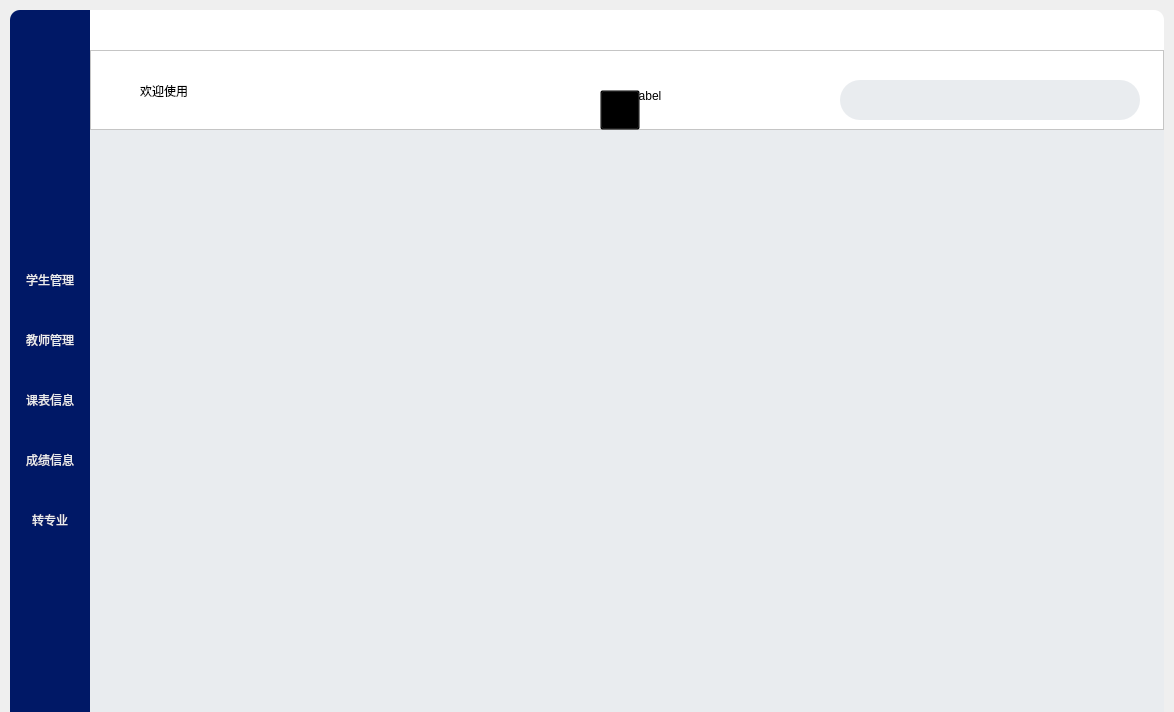
<?xml version="1.0" encoding="UTF-8"?>
<ui version="4.0">
 <class>Form</class>
 <widget class="QWidget" name="Form">
  <property name="geometry">
   <rect>
    <x>0</x>
    <y>0</y>
    <width>1174</width>
    <height>712</height>
   </rect>
  </property>
  <property name="sizePolicy">
   <sizepolicy hsizetype="Fixed" vsizetype="Fixed">
    <horstretch>0</horstretch>
    <verstretch>0</verstretch>
   </sizepolicy>
  </property>
  <property name="windowTitle">
   <string>Form</string>
  </property>
  <widget class="QFrame" name="leftFream">
   <property name="geometry">
    <rect>
     <x>10</x>
     <y>10</y>
     <width>80</width>
     <height>715</height>
    </rect>
   </property>
   <property name="sizePolicy">
    <sizepolicy hsizetype="Fixed" vsizetype="Fixed">
     <horstretch>0</horstretch>
     <verstretch>0</verstretch>
    </sizepolicy>
   </property>
   <property name="styleSheet">
    <string notr="true">background-color: rgb(0, 24, 102);
border-top-left-radius:10px;
border-bottom-left-radius:10px;</string>
   </property>
   <property name="frameShape">
    <enum>QFrame::StyledPanel</enum>
   </property>
   <property name="frameShadow">
    <enum>QFrame::Raised</enum>
   </property>
   <widget class="QLabel" name="headLable">
    <property name="geometry">
     <rect>
      <x>0</x>
      <y>40</y>
      <width>80</width>
      <height>80</height>
     </rect>
    </property>
    <property name="sizePolicy">
     <sizepolicy hsizetype="Fixed" vsizetype="Fixed">
      <horstretch>0</horstretch>
      <verstretch>0</verstretch>
     </sizepolicy>
    </property>
    <property name="text">
     <string/>
    </property>
   </widget>
   <widget class="QPushButton" name="leftButton1">
    <property name="geometry">
     <rect>
      <x>0</x>
      <y>240</y>
      <width>80</width>
      <height>60</height>
     </rect>
    </property>
    <property name="styleSheet">
     <string notr="true">color: rgb(233,236,239);
font: 12pt &quot;微软雅黑&quot;;
border-top-left-radius:0px;
border-bottom-left-radius:0px;</string>
    </property>
    <property name="text">
     <string>学生管理</string>
    </property>
   </widget>
   <widget class="QPushButton" name="leftButton2">
    <property name="geometry">
     <rect>
      <x>0</x>
      <y>300</y>
      <width>80</width>
      <height>60</height>
     </rect>
    </property>
    <property name="sizePolicy">
     <sizepolicy hsizetype="Fixed" vsizetype="Fixed">
      <horstretch>0</horstretch>
      <verstretch>0</verstretch>
     </sizepolicy>
    </property>
    <property name="styleSheet">
     <string notr="true">color: rgb(233,236,239);
font: 12pt &quot;微软雅黑&quot;;
border-top-left-radius:0px;
border-bottom-left-radius:0px;</string>
    </property>
    <property name="text">
     <string>教师管理</string>
    </property>
   </widget>
   <widget class="QPushButton" name="leftButton3">
    <property name="geometry">
     <rect>
      <x>0</x>
      <y>360</y>
      <width>80</width>
      <height>60</height>
     </rect>
    </property>
    <property name="sizePolicy">
     <sizepolicy hsizetype="Fixed" vsizetype="Fixed">
      <horstretch>0</horstretch>
      <verstretch>0</verstretch>
     </sizepolicy>
    </property>
    <property name="styleSheet">
     <string notr="true">color: rgb(233,236,239);
font: 12pt &quot;微软雅黑&quot;;
border-top-left-radius:0px;
border-bottom-left-radius:0px;</string>
    </property>
    <property name="text">
     <string>课表信息</string>
    </property>
   </widget>
   <widget class="QPushButton" name="leftButton1_2">
    <property name="geometry">
     <rect>
      <x>0</x>
      <y>420</y>
      <width>80</width>
      <height>60</height>
     </rect>
    </property>
    <property name="styleSheet">
     <string notr="true">color: rgb(233,236,239);
font: 12pt &quot;微软雅黑&quot;;
border-top-left-radius:0px;
border-bottom-left-radius:0px;</string>
    </property>
    <property name="text">
     <string>成绩信息</string>
    </property>
   </widget>
   <widget class="QPushButton" name="leftButton1_3">
    <property name="geometry">
     <rect>
      <x>0</x>
      <y>480</y>
      <width>80</width>
      <height>60</height>
     </rect>
    </property>
    <property name="styleSheet">
     <string notr="true">color: rgb(233,236,239);
font: 12pt &quot;微软雅黑&quot;;
border-top-left-radius:0px;
border-bottom-left-radius:0px;</string>
    </property>
    <property name="text">
     <string>转专业</string>
    </property>
   </widget>
  </widget>
  <widget class="QFrame" name="topFream">
   <property name="geometry">
    <rect>
     <x>90</x>
     <y>10</y>
     <width>1074</width>
     <height>40</height>
    </rect>
   </property>
   <property name="sizePolicy">
    <sizepolicy hsizetype="Fixed" vsizetype="Fixed">
     <horstretch>0</horstretch>
     <verstretch>0</verstretch>
    </sizepolicy>
   </property>
   <property name="styleSheet">
    <string notr="true">background-color: rgb(255, 255, 255);
border-top-right-radius:10px;
</string>
   </property>
   <property name="frameShape">
    <enum>QFrame::StyledPanel</enum>
   </property>
   <property name="frameShadow">
    <enum>QFrame::Raised</enum>
   </property>
   <widget class="QPushButton" name="lineButton">
    <property name="geometry">
     <rect>
      <x>984</x>
      <y>0</y>
      <width>40</width>
      <height>40</height>
     </rect>
    </property>
    <property name="sizePolicy">
     <sizepolicy hsizetype="Fixed" vsizetype="Fixed">
      <horstretch>0</horstretch>
      <verstretch>0</verstretch>
     </sizepolicy>
    </property>
    <property name="text">
     <string/>
    </property>
   </widget>
   <widget class="QPushButton" name="closeButton">
    <property name="geometry">
     <rect>
      <x>1024</x>
      <y>0</y>
      <width>40</width>
      <height>40</height>
     </rect>
    </property>
    <property name="text">
     <string/>
    </property>
   </widget>
   <zorder>closeButton</zorder>
   <zorder>lineButton</zorder>
  </widget>
  <widget class="QFrame" name="midFream">
   <property name="geometry">
    <rect>
     <x>90</x>
     <y>50</y>
     <width>1074</width>
     <height>80</height>
    </rect>
   </property>
   <property name="sizePolicy">
    <sizepolicy hsizetype="Fixed" vsizetype="Fixed">
     <horstretch>0</horstretch>
     <verstretch>0</verstretch>
    </sizepolicy>
   </property>
   <property name="styleSheet">
    <string notr="true">background-color: rgb(255, 255, 255);
</string>
   </property>
   <property name="frameShape">
    <enum>QFrame::StyledPanel</enum>
   </property>
   <property name="frameShadow">
    <enum>QFrame::Raised</enum>
   </property>
   <widget class="QLabel" name="midlabel">
    <property name="geometry">
     <rect>
      <x>50</x>
      <y>20</y>
      <width>181</width>
      <height>41</height>
     </rect>
    </property>
    <property name="styleSheet">
     <string notr="true">font: 700 25pt &quot;微软雅黑&quot;;</string>
    </property>
    <property name="text">
     <string>欢迎使用</string>
    </property>
   </widget>
   <widget class="QLineEdit" name="lineEdit">
    <property name="geometry">
     <rect>
      <x>750</x>
      <y>30</y>
      <width>300</width>
      <height>40</height>
     </rect>
    </property>
    <property name="sizePolicy">
     <sizepolicy hsizetype="Fixed" vsizetype="Fixed">
      <horstretch>0</horstretch>
      <verstretch>0</verstretch>
     </sizepolicy>
    </property>
    <property name="contextMenuPolicy">
     <enum>Qt::PreventContextMenu</enum>
    </property>
    <property name="styleSheet">
     <string notr="true">background-color: rgb(233, 236, 239);
font: 15pt &quot;微软雅黑&quot;;
border:2px;
border-color: rgb(0,24,102);
border-radius:20px;
</string>
    </property>
    <property name="text">
     <string/>
    </property>
    <property name="maxLength">
     <number>15</number>
    </property>
    <property name="echoMode">
     <enum>QLineEdit::Normal</enum>
    </property>
    <property name="cursorPosition">
     <number>0</number>
    </property>
   </widget>
   <widget class="QPushButton" name="screenButton">
    <property name="geometry">
     <rect>
      <x>510</x>
      <y>40</y>
      <width>40</width>
      <height>40</height>
     </rect>
    </property>
    <property name="sizePolicy">
     <sizepolicy hsizetype="Fixed" vsizetype="Fixed">
      <horstretch>0</horstretch>
      <verstretch>0</verstretch>
     </sizepolicy>
    </property>
    <property name="focusPolicy">
     <enum>Qt::NoFocus</enum>
    </property>
    <property name="styleSheet">
     <string notr="true">background-color: rgba(0, 0, 0, 0);
selection-background-color: rgb(231,244,255);</string>
    </property>
    <property name="text">
     <string/>
    </property>
   </widget>
   <widget class="QLabel" name="label">
    <property name="geometry">
     <rect>
      <x>520</x>
      <y>30</y>
      <width>161</width>
      <height>31</height>
     </rect>
    </property>
    <property name="sizePolicy">
     <sizepolicy hsizetype="Fixed" vsizetype="Fixed">
      <horstretch>0</horstretch>
      <verstretch>0</verstretch>
     </sizepolicy>
    </property>
    <property name="styleSheet">
     <string notr="true">
font: 15pt &quot;幼圆&quot;;</string>
    </property>
    <property name="text">
     <string>TextLabel</string>
    </property>
   </widget>
   <zorder>midlabel</zorder>
   <zorder>lineEdit</zorder>
   <zorder>label</zorder>
   <zorder>screenButton</zorder>
  </widget>
  <widget class="QFrame" name="mainFream">
   <property name="geometry">
    <rect>
     <x>90</x>
     <y>130</y>
     <width>1074</width>
     <height>595</height>
    </rect>
   </property>
   <property name="sizePolicy">
    <sizepolicy hsizetype="Fixed" vsizetype="Fixed">
     <horstretch>0</horstretch>
     <verstretch>0</verstretch>
    </sizepolicy>
   </property>
   <property name="styleSheet">
    <string notr="true">background-color: rgb(233, 236, 239);

border-bottom-right-radius:10px;</string>
   </property>
   <property name="frameShape">
    <enum>QFrame::StyledPanel</enum>
   </property>
   <property name="frameShadow">
    <enum>QFrame::Raised</enum>
   </property>
   <widget class="QPushButton" name="pushButton">
    <property name="geometry">
     <rect>
      <x>0</x>
      <y>0</y>
      <width>0</width>
      <height>0</height>
     </rect>
    </property>
    <property name="text">
     <string/>
    </property>
   </widget>
   <widget class="QTableView" name="tableView">
    <property name="geometry">
     <rect>
      <x>0</x>
      <y>0</y>
      <width>0</width>
      <height>0</height>
     </rect>
    </property>
   </widget>
   <widget class="QTableView" name="tableView_2">
    <property name="geometry">
     <rect>
      <x>0</x>
      <y>10</y>
      <width>1074</width>
      <height>551</height>
     </rect>
    </property>
   </widget>
  </widget>
 </widget>
 <resources/>
 <connections/>
</ui>
